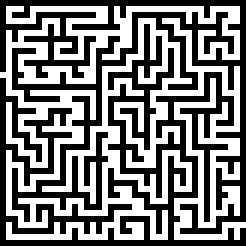
#> input picture examples/tiny_maze.bmp, 41 x 41 px (shown 6 times larger)
$ python mazer.py   (Python 2 division)
#> lines starting #> are read from the running program, lines starting #| are printed output that depends on the picture
import argparse
from PIL import Image


class Maze():
	# 0 ---> X
	# |
	# v
	#
	# Y
	#
	# 0 - black, 255 - white

	def __init__(self, image):
		self.image = image.convert(mode='L')
#> self.image: PIL image 41x41 L; 49% white in thin lines or dots
		self.pixels = self.image.load()
		self.width = self.image.size[0]
#> self.width = 41
		self.height = self.image.size[1]
#> self.height = 41

		self.start = self.end = 0
		self.parse()


	def parse(self):

		x = y = 0
		# Find start
		y = [i for i in xrange(self.height) if self.pixels[x,i] > 0]
#> y = [12]
		self.start = (x, y[0])
#> self.start = (0, 12)
		# self.pixels[x, y[0]] = 8
		# Find end
		x = self.width-1
#> x = 40
		y = [i for i in xrange(self.height) if self.pixels[x,i] > 0]
#> y = [37]
		self.end = (x, y[0])
#> self.end = (40, 37)
		# self.pixels[x, y[0]] = 8

		print "Start: {}".format(self.start)
#| Start: (0, 12)
		print "End: {}".format(self.end)
#| End: (40, 37)


	def solve(self):
		self.route, found = self.propagate(self.start, self.end, [])
		# print self.route


	def propagate(self, pos, target, route):
		# print 'Scanning {}...'.format(pos)
#> called with pos = (0, 12), target = (40, 37)
		route.append(pos)
		if pos == target:
			# print 'END!!!'
			return route, True
		x, y = pos
#> x = 0; y = 12
		for dx, dy in [(0,1), (1,0), (0,-1), (-1,0)]:
			new_x = x + dx
			new_y = y + dy
			# print '\tlooking for {}:'.format((new_x,new_y))
			if new_x < 0 or new_x >= self.width or new_y < 0 or new_y >= self.height:
				# print '\tOut of bound'
				continue
			if self.pixels[(new_x,new_y)] == 0:
				# print '\tWall'
				continue
			if (new_x,new_y) in route:
				# print '\t Already search'
				continue
			new_route, found = self.propagate((new_x,new_y), target, route)
			if found == True:
				return new_route, True
#> this loop made 2 passes
#> (new_x, new_y) on pass 1: (0, 13)
#> (new_x, new_y, found) on pass 2: (1, 12, True)
#> in solve, `self.route, found = self.propagate(self.start, self.end, [])`: self.route = 238 pairs, first value 0 to 40, second value 3 to 39; found = True
		route.remove((x,y))
		return route, False


	def save_maze_solution(self, output_file_name="solve_maze.bmp"):
#> called with output_file_name = 'solve_maze.bmp'
		out_image = self.image.convert(mode='RGB')
#> out_image is the input picture: PIL image 41x41 RGB; 49% white in thin lines or dots
		out_pixel = out_image.load()
		for p in self.route:
			out_pixel[p] = (0, 128, 0)
#> this loop made 238 passes
#> p on passes 1 to 3: (0, 12), (1, 12), (1, 13)
		out_image.save(output_file_name)
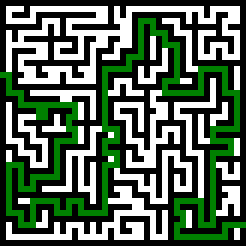
#> saved as solve_maze.bmp: PIL image 41x41 RGB (shown 6 times larger); mean R, G, B 88.9, 107, 88.9
		out_image.show()


def main():
	parser = argparse.ArgumentParser()
	parser.add_argument('--image-input', '-i', default="examples/tiny_maze.bmp", help='Input image of the maze')
	parser.add_argument('--image-output', '-o', default="solve_maze.bmp", help='Output image of the maze solved')
	args = parser.parse_args()


	maze = Maze(Image.open(args.image_input))
	# print maze.pixels[(0,7)]
	# maze.maze_image.show()
	maze.solve()
	maze.save_maze_solution(args.image_output)


if __name__ == "__main__":
	main()
